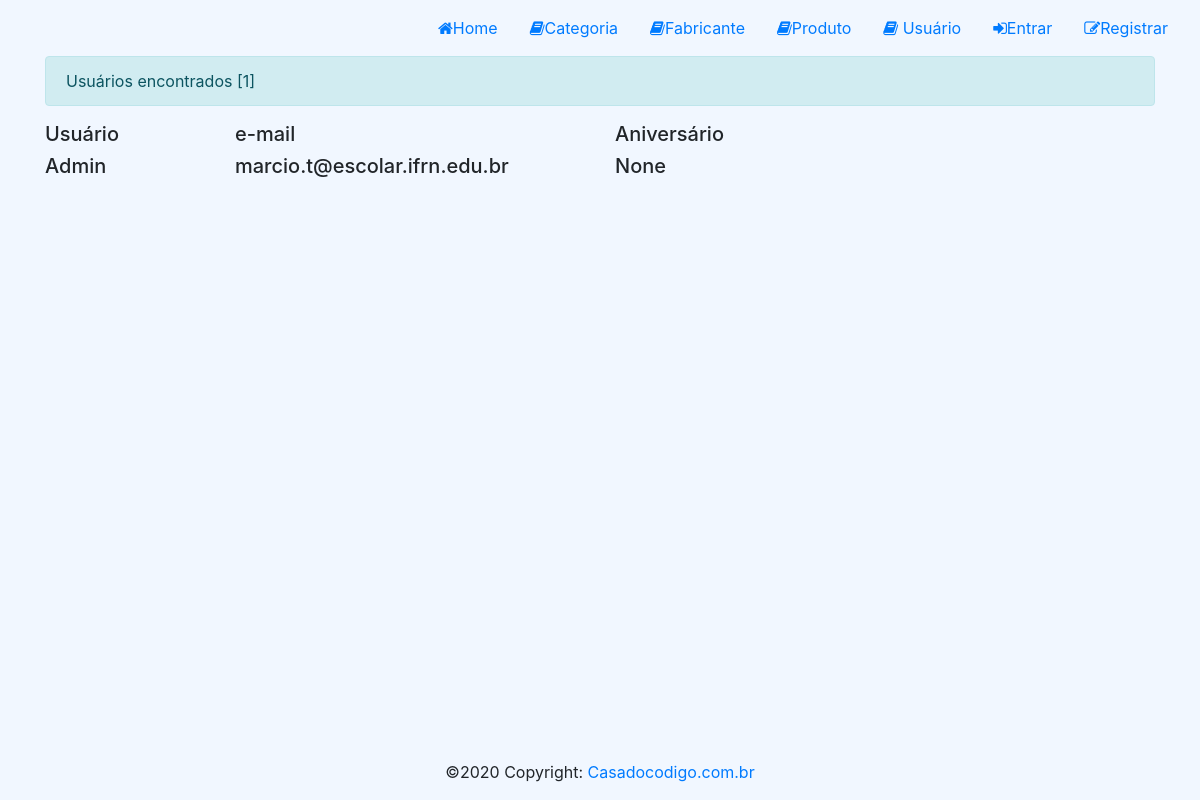
The app's page /usuario/ with its own data.
### loja/models/Usuario.py (models this page shows, shortened)
class Usuario(models.Model):
    user = models.OneToOneField(User, on_delete=models.CASCADE)
    perfil = models.IntegerField(choices=None, default=2)
    aniversario = models.DateField(default=None, null=True, blank=True)
    criado_em = models.DateTimeField(auto_now_add=True)
    alterado_em = models.DateTimeField(auto_now=True)
    token = models.CharField(max_length=255, null=True, blank=True)

### loja/views/UsuarioView.py (the view)
def list_usuario_view(request, id=None):
    usuarios = Usuario.objects.filter(perfil=2)
    context = {
    'usuarios': usuarios
    }
    return render(request, template_name='usuario/usuario.html', context=context, status=200)

### loja/Templates/usuario/usuario.html (shortened to what this page needs)
{% extends "base.html" %}
{% load static %}
{% block styles %}
    <link rel="stylesheet" href="{% static 'css/home.css' %}">
{% endblock %}
{% block content %}
<div id="content">
    <div class="container">
        <div class="alert alert-info">
            Usuários encontrados [{{ usuarios | length }}]
        </div>
        <div class="row">
            <h5 class="col-md-2">Usuário</h5>
            <h5 class="col-md-4">e-mail</h5>
            <h5 class="col-md-3">Aniversário</h5>
        </div>
        {% for usuario in usuarios %}
        <div class="row">
            <h5 class="col-md-2">{{usuario.user.username}}</h5>
            <h5 class="col-md-4">{{usuario.user.email}}</h5>
            <h5 class="col-md-3">{{usuario.aniversario}}</h5>
        </div>
        {% endfor %}
    </div>
</div>
{% endblock %}

### loja/static/css/global.css (style rules this page uses)
#content { min-height: calc(100vh - 112px); }

### loja/static/css/home.css (style rules this page uses)
body { background-color: #f1f7ff; }

### records on screen
Usuario: user.username "Admin", user.email "marcio.t@escolar.ifrn.edu.br", aniversario "None"

### other values on screen
{{ usuarios | length }} "1"
